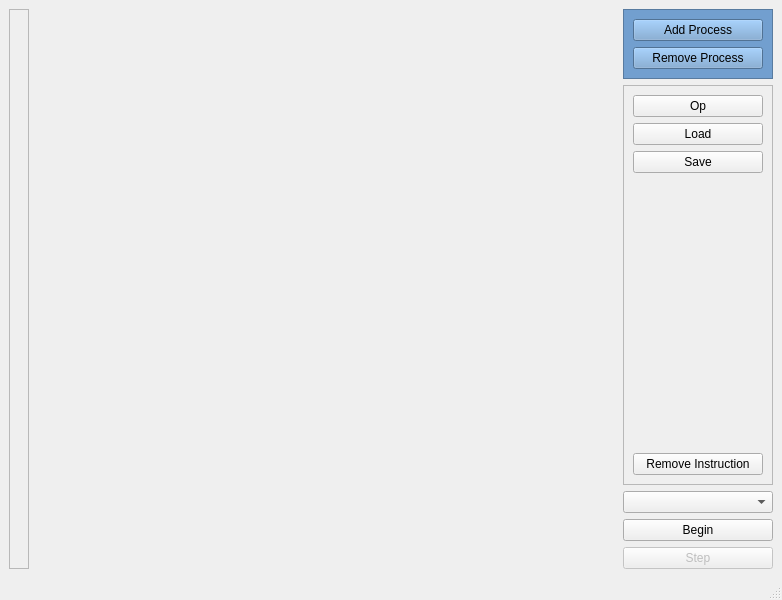
<?xml version="1.0" encoding="UTF-8"?>
<ui version="4.0">
 <class>MainWindow</class>
 <widget class="QMainWindow" name="MainWindow">
  <property name="geometry">
   <rect>
    <x>0</x>
    <y>0</y>
    <width>782</width>
    <height>600</height>
   </rect>
  </property>
  <property name="windowTitle">
   <string>MainWindow</string>
  </property>
  <widget class="QWidget" name="mainWidget">
   <layout class="QHBoxLayout" name="horizontalLayout">
    <item>
     <widget class="QFrame" name="programsArea">
      <property name="frameShape">
       <enum>QFrame::StyledPanel</enum>
      </property>
      <property name="frameShadow">
       <enum>QFrame::Raised</enum>
      </property>
      <layout class="QHBoxLayout" name="horizontalLayout_2"/>
     </widget>
    </item>
    <item>
     <spacer name="horizontalSpacer">
      <property name="orientation">
       <enum>Qt::Horizontal</enum>
      </property>
      <property name="sizeHint" stdset="0">
       <size>
        <width>40</width>
        <height>20</height>
       </size>
      </property>
     </spacer>
    </item>
    <item>
     <layout class="QVBoxLayout" name="upperLayout">
      <item>
       <widget class="QFrame" name="adderArea">
        <property name="sizePolicy">
         <sizepolicy hsizetype="Fixed" vsizetype="Preferred">
          <horstretch>0</horstretch>
          <verstretch>0</verstretch>
         </sizepolicy>
        </property>
        <property name="minimumSize">
         <size>
          <width>150</width>
          <height>0</height>
         </size>
        </property>
        <property name="cursor">
         <cursorShape>ArrowCursor</cursorShape>
        </property>
        <property name="autoFillBackground">
         <bool>false</bool>
        </property>
        <property name="styleSheet">
         <string notr="true">background-color: rgb(114, 159, 207);</string>
        </property>
        <property name="frameShape">
         <enum>QFrame::StyledPanel</enum>
        </property>
        <property name="frameShadow">
         <enum>QFrame::Raised</enum>
        </property>
        <layout class="QVBoxLayout" name="verticalLayout_3">
         <item>
          <widget class="QPushButton" name="addProcessButton">
           <property name="text">
            <string>Add Process</string>
           </property>
          </widget>
         </item>
         <item>
          <widget class="QPushButton" name="removeProcessButton">
           <property name="text">
            <string>Remove Process</string>
           </property>
          </widget>
         </item>
        </layout>
       </widget>
      </item>
      <item>
       <widget class="QFrame" name="instructionFrame">
        <property name="sizePolicy">
         <sizepolicy hsizetype="Fixed" vsizetype="Minimum">
          <horstretch>0</horstretch>
          <verstretch>0</verstretch>
         </sizepolicy>
        </property>
        <property name="minimumSize">
         <size>
          <width>150</width>
          <height>0</height>
         </size>
        </property>
        <property name="frameShape">
         <enum>QFrame::StyledPanel</enum>
        </property>
        <property name="frameShadow">
         <enum>QFrame::Raised</enum>
        </property>
        <layout class="QVBoxLayout" name="verticalLayout">
         <item>
          <widget class="QPushButton" name="sumButton">
           <property name="text">
            <string>Op</string>
           </property>
          </widget>
         </item>
         <item>
          <widget class="QPushButton" name="loadButton">
           <property name="text">
            <string>Load</string>
           </property>
          </widget>
         </item>
         <item>
          <widget class="QPushButton" name="saveButton">
           <property name="text">
            <string>Save</string>
           </property>
          </widget>
         </item>
         <item>
          <spacer name="verticalSpacer">
           <property name="orientation">
            <enum>Qt::Vertical</enum>
           </property>
           <property name="sizeHint" stdset="0">
            <size>
             <width>20</width>
             <height>40</height>
            </size>
           </property>
          </spacer>
         </item>
         <item>
          <widget class="QPushButton" name="removeInstructionButton">
           <property name="text">
            <string>Remove Instruction</string>
           </property>
          </widget>
         </item>
        </layout>
       </widget>
      </item>
      <item>
       <layout class="QVBoxLayout" name="algorithmFrame">
        <item>
         <widget class="QComboBox" name="algorithmSelector"/>
        </item>
        <item>
         <widget class="QPushButton" name="beginButton">
          <property name="text">
           <string>Begin</string>
          </property>
         </widget>
        </item>
        <item>
         <widget class="QPushButton" name="stepButton">
          <property name="enabled">
           <bool>false</bool>
          </property>
          <property name="text">
           <string>Step</string>
          </property>
         </widget>
        </item>
       </layout>
      </item>
     </layout>
    </item>
   </layout>
  </widget>
  <widget class="QMenuBar" name="menubar">
   <property name="geometry">
    <rect>
     <x>0</x>
     <y>0</y>
     <width>782</width>
     <height>22</height>
    </rect>
   </property>
  </widget>
  <widget class="QStatusBar" name="statusbar"/>
 </widget>
 <resources/>
 <connections/>
</ui>
